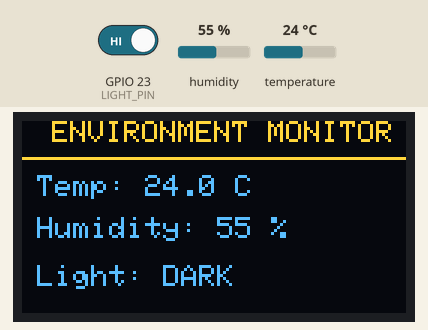
Recording of a sketch running on a simulated ESP32. Shown: 128×64 one-colour display. Inputs (shaded band) come from the test bench; at power-on: GPIO 23 (LIGHT_PIN) HIGH, humidity 55 %, temperature 24 °C. The OLED is the two-colour kind (top 16 rows yellow); what the sketch prints to the serial monitor is not drawn.

Above: at 3.2 s.
3.3 s: GPIO 23 (LIGHT_PIN) driven LOW
At 4.4 s:
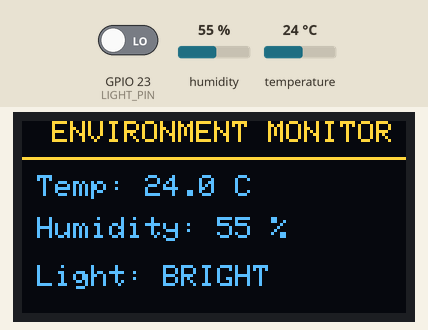
6.0 s: humidity set to 22 %
At 6.8 s:
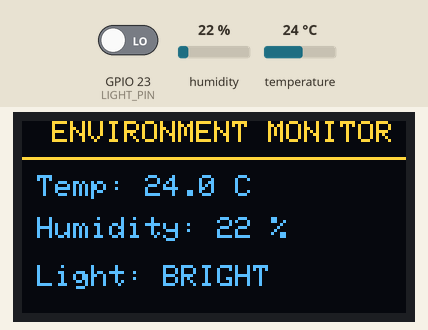
8.7 s: temperature set to 12 °C
At 11.5 s:
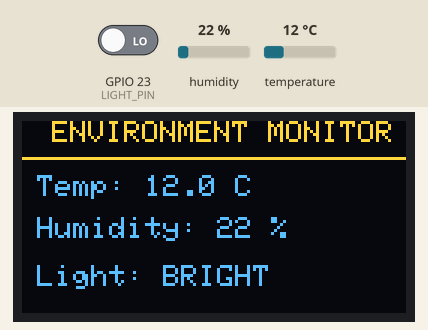
11.8 s: GPIO 23 (LIGHT_PIN) driven HIGH
At 12.7 s:
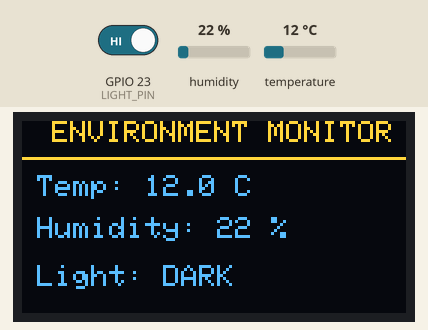
14.5 s: humidity set to 40 %
At 17.4 s:
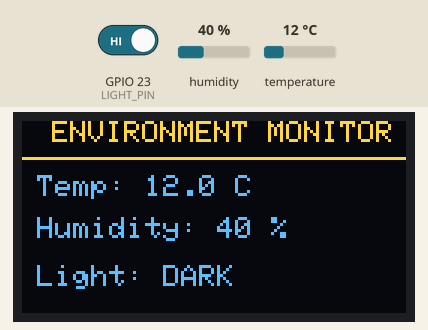
17.9 s: temperature set to 19 °C
Timing chart, 0 to 20.9 s (numbered marks = the images above; inputs shaded):
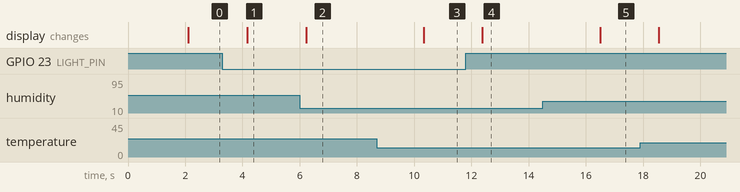

The sketch:

sketch_nov09a.ino
```cpp
#include <Wire.h>
#include <Adafruit_GFX.h>
#include <Adafruit_SSD1306.h>
#include <DHT.h>

// DHT11
#define DHT_PIN 4
#define DHT_TYPE DHT11

// Photoresistor DO
#define LIGHT_PIN 23

// OLED
#define SCREEN_WIDTH 128
#define SCREEN_HEIGHT 64
#define OLED_RESET -1
#define OLED_ADDRESS 0x3C

DHT dht(DHT_PIN, DHT_TYPE);

Adafruit_SSD1306 display(
  SCREEN_WIDTH,
  SCREEN_HEIGHT,
  &Wire,
  OLED_RESET
);

void setup() {
  Serial.begin(115200);

  dht.begin();

  // Digital input
  pinMode(LIGHT_PIN, INPUT);

  Wire.begin(21, 22);

  if (!display.begin(
    SSD1306_SWITCHCAPVCC,
    OLED_ADDRESS
  )) {
    Serial.println("OLED initialization failed!");
    while (true);
  }

  display.clearDisplay();
  display.setTextColor(SSD1306_WHITE);
  display.setTextSize(1);
  display.setCursor(15, 20);
  display.println("ESP32 Monitor");
  display.setCursor(15, 35);
  display.println("Starting...");
  display.display();

  delay(2000);
}

void loop() {

  // Read DHT11
  float temperature = dht.readTemperature();
  float humidity = dht.readHumidity();

  // Read Photoresistor DO
  int lightState = digitalRead(LIGHT_PIN);

  // Determine light status
  // Logic depends on your module
  String lightStatus;

  if (lightState == LOW) {
    lightStatus = "BRIGHT";
  } else {
    lightStatus = "DARK";
  }

  // Check DHT11
  if (isnan(temperature) || isnan(humidity)) {
    Serial.println("DHT11 reading failed!");
    delay(2000);
    return;
  }

  // Serial Monitor
  Serial.println("===== Environment Monitor =====");

  Serial.print("Temperature: ");
  Serial.print(temperature);
  Serial.println(" C");

  Serial.print("Humidity: ");
  Serial.print(humidity);
  Serial.println(" %");

  Serial.print("Light DO: ");
  Serial.println(lightState);

  Serial.print("Light Status: ");
  Serial.println(lightStatus);

  Serial.println("===============================");

  // OLED
  display.clearDisplay();
  display.setTextColor(SSD1306_WHITE);

  display.setTextSize(1);
  display.setCursor(10, 0);
  display.println("ENVIRONMENT MONITOR");

  display.drawLine(0, 12, 127, 12, SSD1306_WHITE);

  display.setCursor(5, 18);
  display.print("Temp: ");
  display.print(temperature, 1);
  display.println(" C");

  display.setCursor(5, 32);
  display.print("Humidity: ");
  display.print(humidity, 0);
  display.println(" %");

  display.setCursor(5, 48);
  display.print("Light: ");
  display.println(lightStatus);

  display.display();

  delay(2000);
}
```

Measured:
- after the input at 3.3 s, the display: changes after 0.87 s (image 1)
- after the input at 6.0 s, the display: changes after 0.22 s (image 2)
- after the input at 8.7 s, the display: changes after 1.6 s (image 3)
- after the input at 11.8 s, the display: changes after 0.59 s (image 4)
- after the input at 14.5 s, the display: changes after 2.0 s (image 5)
